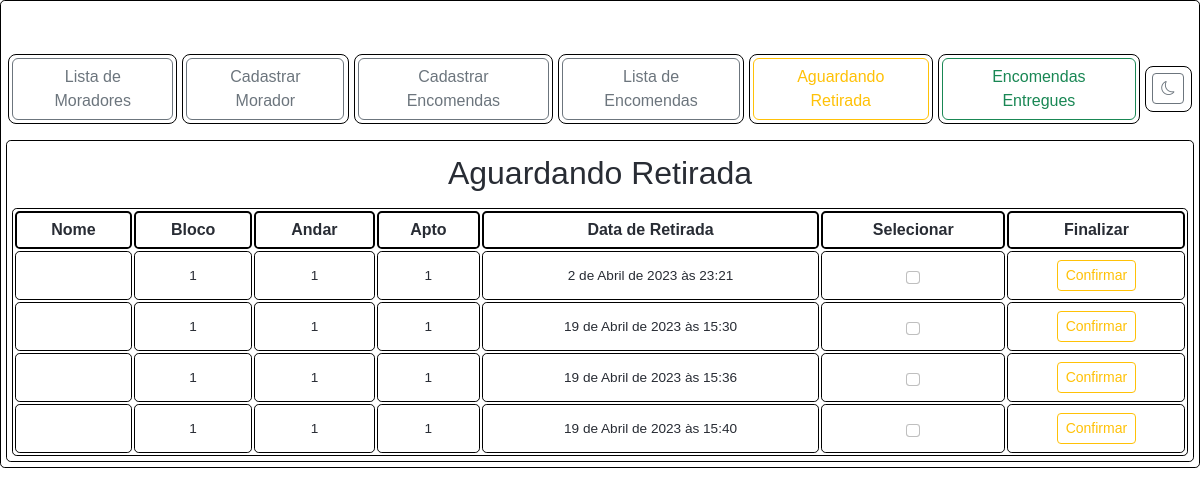
/aguardando_retirada/, run on an earlier commit of the app's database.
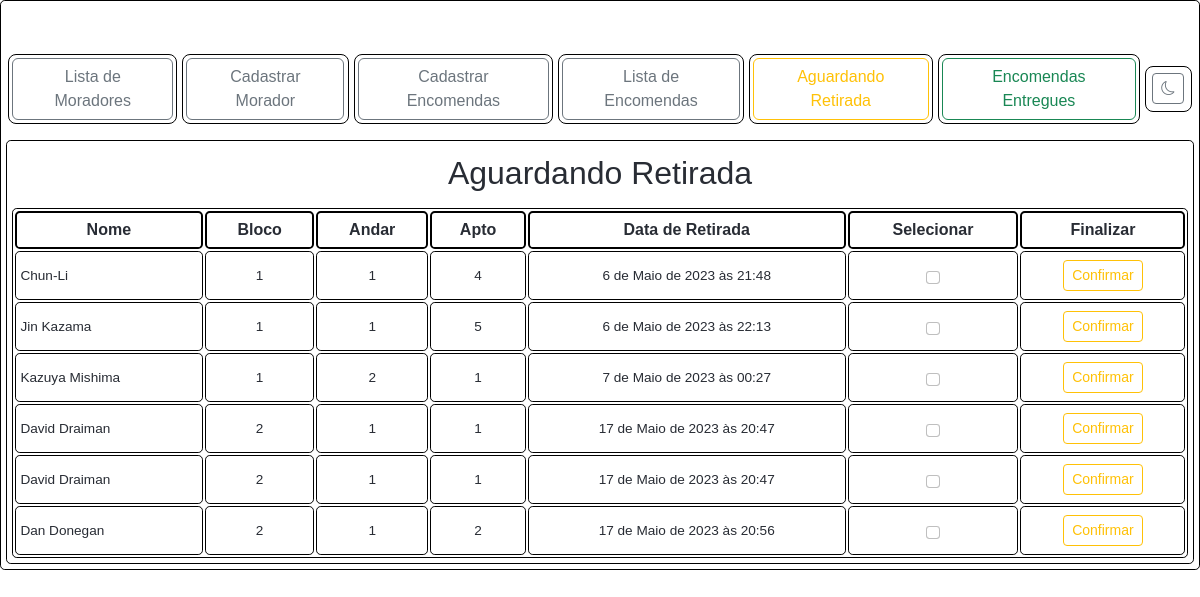
And on a later commit of the database.
### entregas/models.py (models this page shows, shortened)
class Entrega(models.Model):
    id = models.CharField(primary_key=True, default=uuid.uuid4, editable=False, max_length=36)
    nome = models.CharField(max_length=255)
    bloco = models.IntegerField()
    andar = models.IntegerField()
    apartamento = models.IntegerField()
    email = models.EmailField()
    data_entrega = models.DateTimeField(auto_now_add=True)
    porteiro = models.ForeignKey('Porteiro', on_delete=models.CASCADE, null=True, blank=True)
    morador = models.ForeignKey('Morador', on_delete=models.CASCADE, null=True, blank=True)
    STATUS_CHOICES = (
        ('P', 'Pendente'),
        ('E', 'Entregue'),
        ('A', 'Aguardando Retirada'),
    )
    status = models.CharField(max_length=1, choices=STATUS_CHOICES, default='P')

### entregas/views.py (the view)
# urls.py: path('aguardando_retirada/', aguardando_retirada, name='aguardando_retirada'),
def aguardando_retirada(request):
    pendentes = Entrega.objects.all()
    return render(request, 'aguardando_retirada.html', {'pendentes': pendentes})

### entregas/templates/entregas/aguardando_retirada.html (shortened to what this page needs)
{% extends 'base.html' %}
{% block content %}
<h2 class="text-center">Aguardando Retirada</h2>
<table>
  <thead>
    <tr>
      <th>Nome</th>
      <th>Bloco</th>
      <th>Andar</th>
      <th>Apto</th>
      <th>Data de Retirada</th>
      <th>Selecionar</th>
      <th>Finalizar</th>
    </tr>
  </thead>
  <tbody>
    {% for entrega in pendentes %}
    <tr>
      <td>{{ entrega.nome }}</td>
      <td class="text-center">{{ entrega.bloco }}</td>
      <td class="text-center">{{ entrega.andar }}</td>
      <td class="text-center">{{ entrega.apartamento }}</td>
      <td class="text-center">{{ entrega.data_entrega }}</td>
      <td class="text-center"><input class="form-check-input" type="checkbox" class="selecionar-item" value="{{ entrega.id }}"></td>
      <td class="text-center"><button type="button" class="btn btn-outline-warning btn-sm enviar-btn" data-bs-toggle="modal" data-bs-target="#modalSheet{{ entrega.id }}">Confirmar</button></td>
    </tr>
    {% endfor %}
  </tbody>
</table>
{% endblock %}

What changed in the data, as far as the page shows it:
removed Entrega: bloco "1", andar "1", apartamento "1", data_entrega "2 de Abril de 2023 às 23:21"
removed Entrega: bloco "1", andar "1", apartamento "1", data_entrega "19 de Abril de 2023 às 15:30"
removed Entrega: bloco "1", andar "1", apartamento "1", data_entrega "19 de Abril de 2023 às 15:36"
removed Entrega: bloco "1", andar "1", apartamento "1", data_entrega "19 de Abril de 2023 às 15:40"
added Entrega: nome "Chun-Li", bloco "1", andar "1", apartamento "4", data_entrega "6 de Maio de 2023 às 21:48"
added Entrega: nome "Jin Kazama", bloco "1", andar "1", apartamento "5", data_entrega "6 de Maio de 2023 às 22:13"
added Entrega: nome "Kazuya Mishima", bloco "1", andar "2", apartamento "1", data_entrega "7 de Maio de 2023 às 00:27"
added Entrega: nome "David Draiman", bloco "2", andar "1", apartamento "1", data_entrega "17 de Maio de 2023 às 20:47"
added Entrega: nome "David Draiman", bloco "2", andar "1", apartamento "1", data_entrega "17 de Maio de 2023 às 20:47"
added Entrega: nome "Dan Donegan", bloco "2", andar "1", apartamento "2", data_entrega "17 de Maio de 2023 às 20:56"
